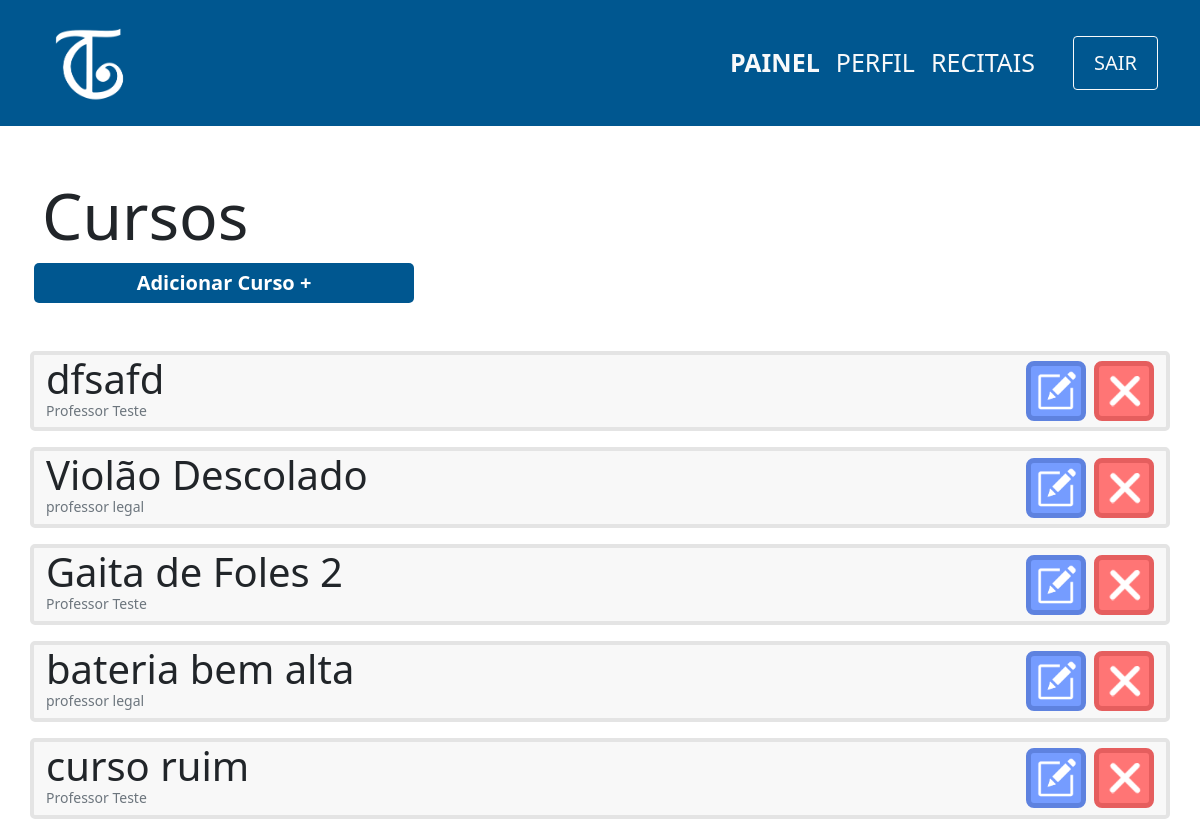
The page /view/curso/index.php (signed in) on the database as committed earlier.
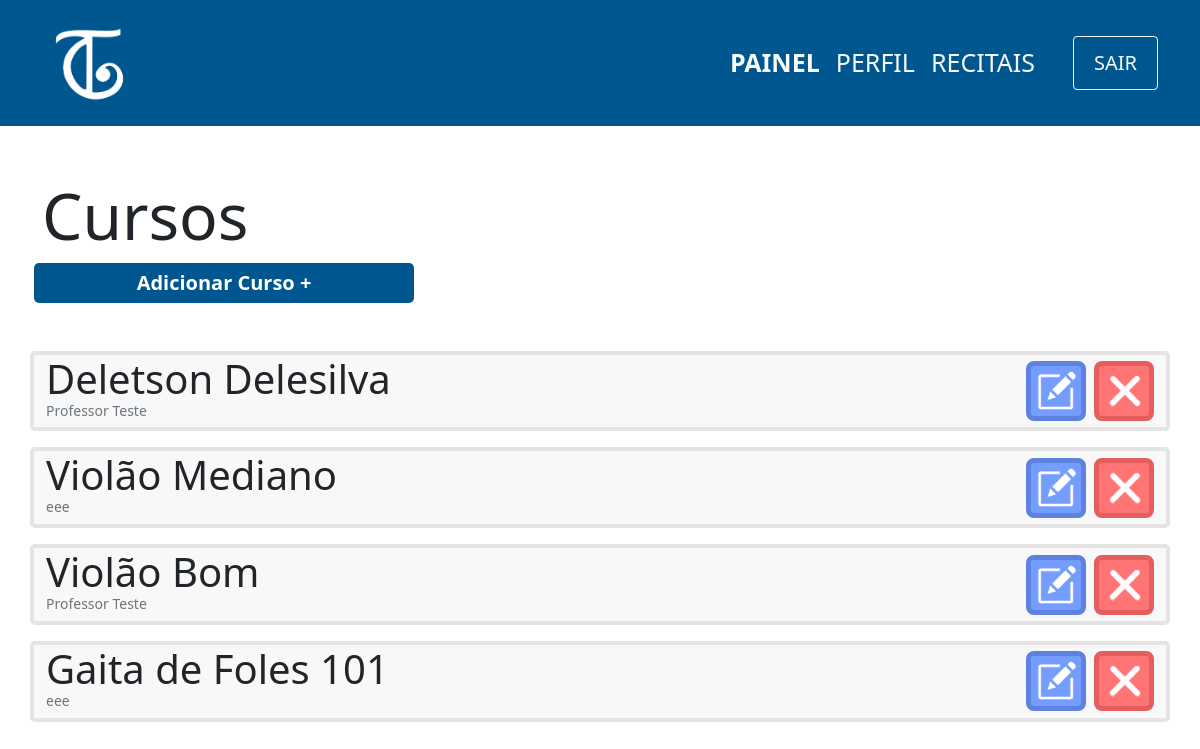
The same page on the database as committed later.
### tables this page shows
CREATE TABLE curso(
                id INTEGER PRIMARY KEY,
                nome varchar(100) not null,
                id_professor integer not null,
                FOREIGN KEY (id_professor) references professor(id) ON DELETE CASCADE
            );

CREATE TABLE professor(
                id INTEGER PRIMARY KEY ,
                cpf varchar(11) not null,
                nome varchar(100) not null,
                senha varchar(100) not null,
                email varchar(100) not null,
                contrato varchar(150)
            );

### controller/curso/index.php (called while the page is built)
<?php
    require '../../db/connection.php';
    try {
        $sql=$db->prepare('SELECT curso.nome,curso.id,professor.nome as nomeProfessor FROM CURSO join PROFESSOR on CURSO.id_professor = PROFESSOR.id');
        $sql->execute();
        $cursos=$sql->fetchAll(PDO::FETCH_ASSOC);
    } catch (PDOException $e) {
        echo 'Erro ao executar comando no banco de dados: ' . $e->getMessage();
        exit();
    }
?>

### view/curso/index.php (the view, shortened to what this page needs)
<?php
    include '../../layouts/navbar.php';
    include '../../controller/curso/index.php';
?>
<div class="container">
    <div class="row mt-5">
        <h1 class="mt-1 display-3">Cursos</h1>
        <span class="btn-principal col-md-4 col-sm-12 mx-1 text-center mb-5" onclick="location.href='cadastro.php'">
            <a href="cadastro.php">Adicionar Curso +</a>
        </span>
        <?php
        foreach($cursos as $curso){
            echo'
            <div class="col-12 card d-flex flex-row mb-3 justify-content-between">
                <div class="d-flex flex-column" id="'.$curso['id'].'">
                    <p class="m-0 display-6">'.$curso['nome'].'</p>
                    <p class="m-0 text-muted display-3 mb-2" style="font-size:14px">'.$curso['nomeProfessor'].'</p>
                </div>
                <div class="d-flex align-items-center">
                    <button onclick="location.href=\'edit.php?id='.$curso['id'].'\';" class="btn-editar mx-2">
                        <img src="../../images/edit-icon.png" width=40px>
                    </button>
                    <button onclick="location.href=\'../../controller/curso/delete.php?id='.$curso['id'].'\';" class="btn-remover">
                        <img src="../../images/delete-icon.png" width=40px>
                    </button>
                </div>
            </div>';
            }
        ?>
    </div>
</div>

### layouts/header.php (shortened to what this page needs)
<?php
    echo'   <!doctype html>
    <html lang="pt-br">
      <head>
        <meta charset="utf-8">
        <meta name="viewport" content="width=device-width, initial-scale=1">
        <link href="https://cdn.jsdelivr.net/npm/bootstrap@5.1.3/dist/css/bootstrap.min.css" rel="stylesheet">
        <script src="https://cdn.jsdelivr.net/npm/bootstrap@5.1.3/dist/js/bootstrap.bundle.min.js"></script>
        <link href="http://fonts.googleapis.com/css?family=Roboto" rel="stylesheet" type="text/css">
        <link href="../../css/style.css" rel="stylesheet" type="text/css">
        <title>Toque Cultural</title>
    </head>
    <style>
        .azul-cultural{
            background-color: #005790;
        }
        .nav-link{
            font-size: 25px;
            font-weight: 300;
        }
        .nav-link:hover{
            text-decoration: underline;
            background-color: #004a7c;
        }
        .active{
            font-weight: 600 !important;
        }
    </style>
    <body>';
?>

### layouts/navbar.php (shortened to what this page needs)
<?php
    include 'header.php';
    echo('
    <nav class="navbar navbar-expand-lg navbar-light azul-cultural">
        <div class="container d-flex flex-md-row flex-sm-column">
            <a class="navbar-brand" href="#"><img src="../../images/logo-2-branco.png" width="100px"></a>
            <div class="justify-content-md-right justify-content-sm-center">
                <button class="navbar-toggler text-white" type="btn-secundario" data-bs-toggle="collapse" data-bs-target="#navbarSupportedContent" aria-controls="navbarSupportedContent" aria-expanded="false" aria-label="Toggle navigation">
                    <span class="navbar-toggler-icon"></span>
                </button>
                <div class="collapse navbar-collapse align-right" id="navbarSupportedContent">
                    <ul class="navbar-nav mr-auto mt-2 mt-lg-0">');
                    if($_SESSION['Acesso']=='adm'){
                        echo('
                        <li class="nav-item">
                            <a class="nav-link text-light" href="../adm/painel.php" id="nav-painel">PAINEL</a>
                        </li>
                        ');
                    }
                    echo('
                        <li class="nav-item">
                            <a class="nav-link text-light" href="../../rotas/perfil.php" id="nav-perfil">PERFIL</a>
                        </li>
                        <li class="nav-item" style="margin-right: 30px;">
                            <a class="nav-link text-light" href="#" id="nav-recitais">RECITAIS</a>
                        </li>
                        <form action="../../controller/login/logout.php" method="POST">
                            <input type="submit" class="btn btn-outline-light mt-auto " style="font-size: 20px; height: 100%; padding: 0px 20px;" value="SAIR">
                        </form>
                    </ul>
                </div>
            </div>
        </div>
      </nav>
      ');
?>

### css/style.css (style rules this page uses)
a { text-decoration: none; color:white; }
.btn-principal { background-color: #005790; color:white; padding: 5px 25px; font-weight: 600; font-size:20px; border:none; border-radius:5px; cursor: pointer; text-decoration: none; }
.card { background-color:#F8F8F8; border: 4px solid #E4E4E4; border-radius: 5px; }
.btn-editar { background-color:#759CFF; border: 5px solid #5E82DF; color:white; border-radius:8px; width:60px; height:60px; cursor: pointer; }
.btn-remover { background-color:#FF7575; border: 5px solid #E55E5E; color:white; border-radius:8px; width:60px; height:60px; cursor: pointer; }

### layouts/header.php (style rules this page uses)
.azul-cultural { background-color: #005790; }
.nav-link { font-size: 25px; font-weight: 300; }
.active { font-weight: 600 !important; }

Rows that differ between the two databases and show on the page:
removed curso: nome "curso ruim", id_professor.nome "Professor Teste"
changed curso: nome "dfsafd" → "Deletson Delesilva"
changed curso: nome "Violão Descolado" → "Violão Mediano"; id_professor.nome "professor legal" → "eee"
changed curso: nome "Gaita de Foles 2" → "Violão Bom"
changed curso: nome "bateria bem alta" → "Gaita de Foles 101"; id_professor.nome "professor legal" → "eee"
